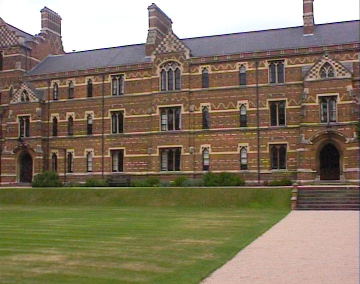
//> input picture COMP 4102/Assignment 2 (100)/Part 2/Assignment 2 - Part 2-1 (Panoramic Image)/keble_a_half.bmp, 360 x 284 px
$ ./PanoramicImage   (built with g++ and OpenCV 4)
//> lines starting //> are read from the running program, lines starting //| are printed output that depends on the picture
#include <opencv2/opencv.hpp>

using namespace std;
using namespace cv;

void updatePointVectors(vector<vector<DMatch>>* adjust_vector, vector<Point2f>* other_img_matches, vector<Point2f>* middle_img_matches, vector<KeyPoint>* other_point_detector, vector<KeyPoint>* middle_point_detector)
{
	for (size_t i = 0; i < adjust_vector->size(); i++) {
		DMatch first = (*adjust_vector)[i][0];
		float distance_1 = (*adjust_vector)[i][0].distance;
		float distance_2 = (*adjust_vector)[i][1].distance;

		if (distance_1 < 0.8 * distance_2) {
			other_img_matches->push_back((*other_point_detector)[first.queryIdx].pt);
			middle_img_matches->push_back((*middle_point_detector)[first.trainIdx].pt);
		}
	}
}

void stitchImage(Mat* img_to_warp, Mat* tmp_img, Mat* middle_img, Mat* final_image, Mat img_homography)
{
	warpPerspective(*img_to_warp, *tmp_img, img_homography, tmp_img->size());

	for (int i = 0; i < tmp_img->cols; ++i) {
		for (int j = 0; j < tmp_img->rows; ++j) {
			if (middle_img->at<uchar>(j, i) == 0) {
				final_image->at<uchar>(j, i) = tmp_img->at<uchar>(j, i);
			}
			else if (tmp_img->at<uchar>(j, i) == 0) {
				final_image->at<uchar>(j, i) = middle_img->at<uchar>(j, i);
			}
			else {
				final_image->at<uchar>(j, i) = (middle_img->at<uchar>(j, i) + tmp_img->at<uchar>(j, i)) / 2;
			}
		}
	}
}

void displayPanoramicImage(Mat* left_img, Mat* middle_img, Mat* right_img)
{
	Mat tmp_img = Mat(middle_img->rows, middle_img->cols, CV_8UC1);

	vector<KeyPoint> left_img_point_detector;
	vector<KeyPoint> middle_img_point_detector;
	vector<KeyPoint> right_img_point_detector;

	Mat left_img_descriptor;
	Mat middle_img_descriptor;
	Mat right_img_descriptor;

	Ptr<AKAZE> akaze_keypoint_detector = AKAZE::create();

	akaze_keypoint_detector->detectAndCompute(*left_img, noArray(), left_img_point_detector, left_img_descriptor);
	akaze_keypoint_detector->detectAndCompute(*middle_img, noArray(), middle_img_point_detector, middle_img_descriptor);
	akaze_keypoint_detector->detectAndCompute(*right_img, noArray(), right_img_point_detector, right_img_descriptor);

	BFMatcher descriptor_matcher(NORM_HAMMING);

	vector<vector<DMatch>> nn_matches1;
	vector<vector<DMatch>> nn_matches2;

	descriptor_matcher.knnMatch(left_img_descriptor, middle_img_descriptor, nn_matches1, 2);
	descriptor_matcher.knnMatch(right_img_descriptor, middle_img_descriptor, nn_matches2, 2);

	vector<Point2f> left_img_matches;
	vector<Point2f> middle_img_matches;
	vector<Point2f> right_img_matches;
	vector<Point2f> middle_img_matches2;

	updatePointVectors(&nn_matches1, &left_img_matches, &middle_img_matches, &left_img_point_detector, &middle_img_point_detector);
	updatePointVectors(&nn_matches2, &right_img_matches, &middle_img_matches2, &right_img_point_detector, &middle_img_point_detector);

	Mat left_img_homography = findHomography(left_img_matches, middle_img_matches, RANSAC);
	Mat right_img_homography = findHomography(right_img_matches, middle_img_matches2, RANSAC);

	Mat final_image = Mat(tmp_img.rows, tmp_img.cols, CV_8UC1);

	stitchImage(left_img, &tmp_img, middle_img, &final_image, left_img_homography);
	stitchImage(right_img, &tmp_img, &final_image, &final_image, right_img_homography);

	imshow("Stitched Image", final_image);
}

int main(void)
{
	Mat left_img   = imread("keble_a_half.bmp", IMREAD_GRAYSCALE);
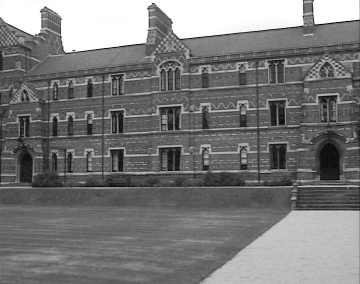
//> left_img: 284 rows x 360 cols, CV_8UC1; min 3, max 255, mean 121.1
	Mat middle_img = imread("keble_b_long.bmp", IMREAD_GRAYSCALE);
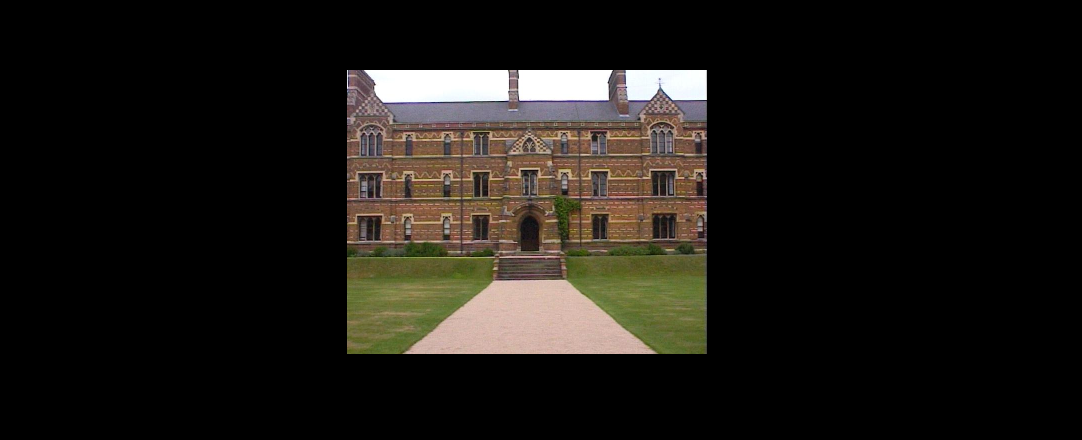
//> input picture COMP 4102/Assignment 2 (100)/Part 2/Assignment 2 - Part 2-1 (Panoramic Image)/keble_b_long.bmp, 1082 x 440 px
//> middle_img: 440 rows x 1082 cols, CV_8UC1; min 0, max 255, mean 26
	Mat right_img  = imread("keble_c_half.bmp", IMREAD_GRAYSCALE);
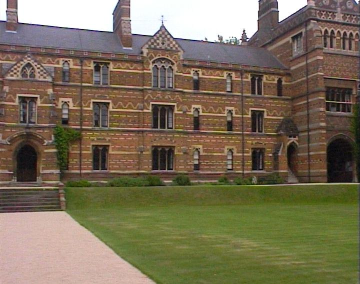
//> input picture COMP 4102/Assignment 2 (100)/Part 2/Assignment 2 - Part 2-1 (Panoramic Image)/keble_c_half.bmp, 360 x 284 px
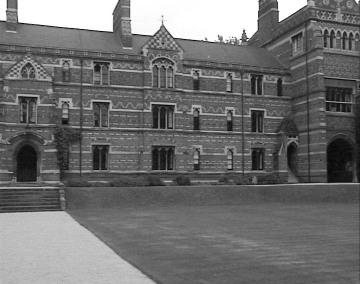
//> right_img: 284 rows x 360 cols, CV_8UC1; min 4, max 255, mean 111.7

	displayPanoramicImage(&left_img, &middle_img, &right_img);
//> in displayPanoramicImage, `akaze_keypoint_detector->detectAndCompute(*left_img, noArray(), left_i..`: left_img_point_detector = 239 keypoints; strongest (x, y, size): (67, 47, 5.7), (173, 157, 11.4), (143, 40, 4.8), (90, 89, 8.1)
//> in displayPanoramicImage, `akaze_keypoint_detector->detectAndCompute(*middle_img, noArray(), midd..`: middle_img_point_detector = 426 keypoints; strongest (x, y, size): (701, 75, 8.1), (702, 73, 5.7), (604, 75, 8.1), (631, 75, 8.1)
//> in displayPanoramicImage, `akaze_keypoint_detector->detectAndCompute(*right_img, noArray(), right..`: right_img_point_detector = 227 keypoints; strongest (x, y, size): (249, 34, 4.8), (229, 125, 5.7), (99, 155, 11.4), (162, 156, 16.1)
//> in displayPanoramicImage, `descriptor_matcher.knnMatch(left_img_descriptor, middle_img_descriptor..`: nn_matches1 = 239 matches
//> in displayPanoramicImage, `descriptor_matcher.knnMatch(right_img_descriptor, middle_img_descripto..`: nn_matches2 = 227 matches
//> the loop in updatePointVectors, `for (size_t i = 0; i < adjust_vector->size(); i++)` made 239 passes
//> (distance_1, distance_2) on passes 1 to 3: (113, 116), (97, 108), (90, 94)
//> in displayPanoramicImage, `updatePointVectors(&nn_matches1, &left_img_matches, &middle_img_matche..`: left_img_matches = 97 Points (x, y), first 12: [73.59, 51.85], [186.7, 55.85], [180.8, 67.42], [172.7, 67.85], [165.7, 68.62], [236.4, 68.43], [326.3, 70], [176.6, 70.95], [169.3, 71.69], [322.1, 98.86], [245.7, 101.6], [281.6, 102.3]; middle_img_matches = 97 Points (x, y), first 12: [384, 98.06], [390.1, 120.9], [383.4, 132.6], [374.6, 132.5], [366.7, 132.7], [558.4, 136.7], [528.8, 145.2], [378.7, 135.8], [370.7, 136], [594.3, 173.6], [450.1, 171.7], [485.4, 174.1]
//> the loop in updatePointVectors (call 2), `for (size_t i = 0; i < adjust_vector->size(); i++)` made 227 passes
//> (distance_1, distance_2) on passes 1 to 3: (180, 186), (77, 88), (152, 157)
//> in displayPanoramicImage, `updatePointVectors(&nn_matches2, &right_img_matches, &middle_img_match..`: right_img_matches = 82 Points (x, y), first 12: [145, 50.54], [105.7, 63.9], [159.1, 64.8], [166.6, 65.29], [174.7, 67.15], [96.8, 68.45], [155.5, 68.37], [163, 68.66], [170.2, 69.08], [31.86, 74.61], [48.35, 78.52], [49.52, 90.51]; middle_img_matches2 = 82 Points (x, y), first 12: [642.2, 116], [602.8, 132.9], [657.6, 129.9], [665.7, 129.8], [674.4, 131.1], [594.1, 138.3], [654, 133.6], [662, 133.4], [669.9, 133.3], [532.4, 148.6], [547.8, 151.1], [549.1, 162.8]
//> in displayPanoramicImage, `Mat left_img_homography = findHomography(left_img_matches, middle_img_..`: left_img_homography = [[1.44, -0.028, 168.2], [0.163, 1.15, 40.33], [0.000619, -6.1e-06, 1]]
//> in displayPanoramicImage, `Mat right_img_homography = findHomography(right_img_matches, middle_im..`: right_img_homography = [[0.628, 0.022, 502], [-0.138, 0.944, 79.94], [-0.000521, -5.52e-08, 1]]
//> after the loop in stitchImage, `for (int i = 0; i < tmp_img->cols; ++i)`:
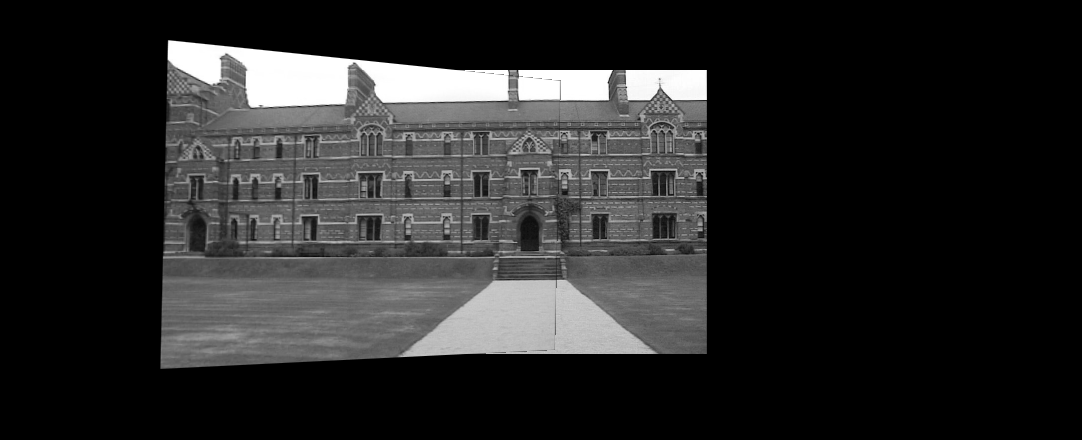
//> final_image: 440 rows x 1082 cols, CV_8UC1; min 0, max 255, mean 40.4
//> in stitchImage (call 2), `warpPerspective(*img_to_warp, *tmp_img, img_homography, tmp_img->size(..`:
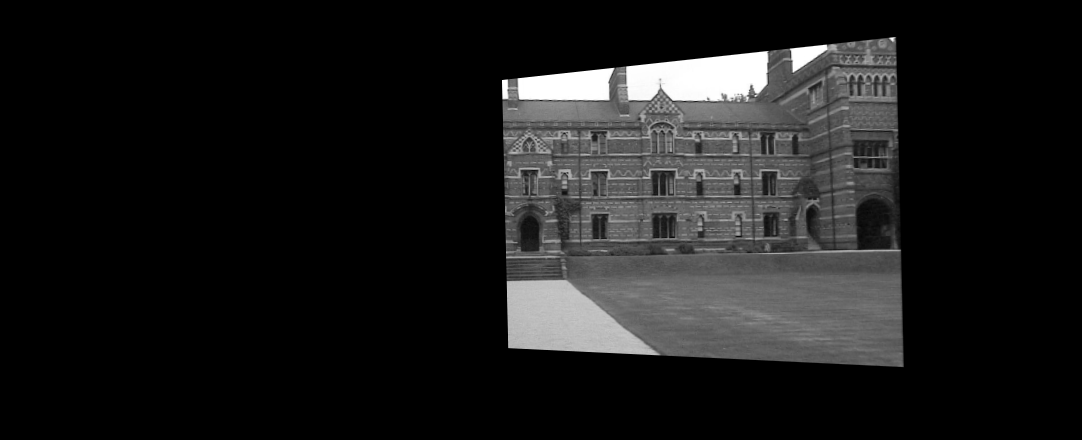
//> tmp_img: 440 rows x 1082 cols, CV_8UC1; min 0, max 255, mean 27
//> after the loop in stitchImage (call 2), `for (int i = 0; i < tmp_img->cols; ++i)`:
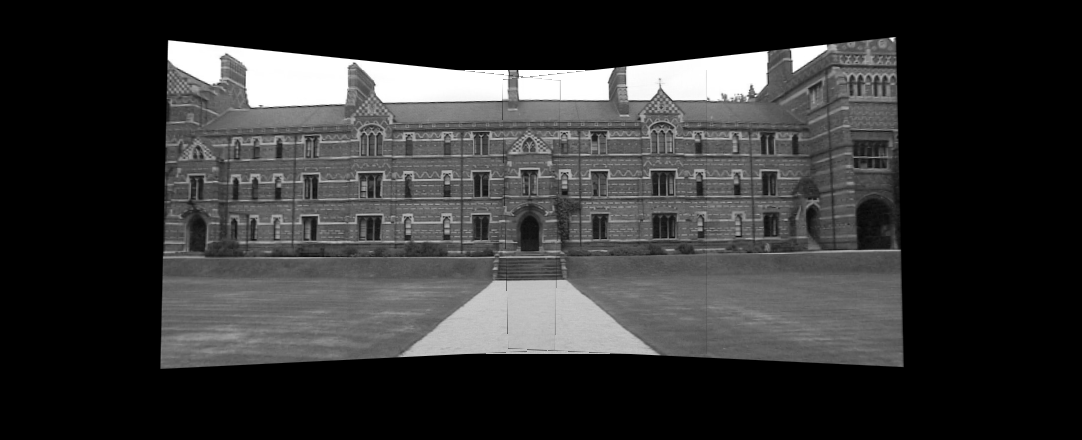
//> final_image: 440 rows x 1082 cols, CV_8UC1; min 0, max 255, mean 53.2
	waitKey(0);

	return 0;
}
